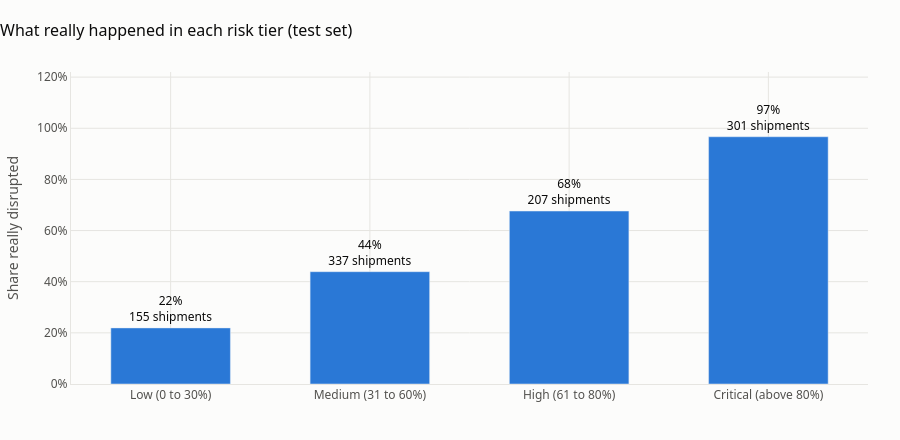

Write notebook code for a chart like this one.
### Markdown cell above
## 5. Risk tiers and the rule of thumb, on the test set

Two checks from notebook 04 are repeated here on shipments the model has never seen.

**Do the tiers still mean what they say?**

### Code cell
tier = pd.cut(p_test, bins=TIER_EDGES, labels=TIER_NAMES, right=False)
tiers = pd.DataFrame({"disrupted": truth}).groupby(tier, observed=False).agg(
    shipments=("disrupted", "size"), disrupted=("disrupted", "sum"), disruption_rate=("disrupted", "mean"))
tiers["share_of_all_disruptions"] = tiers["disrupted"] / tiers["disrupted"].sum()

fig = go.Figure(go.Bar(
    x=tiers.index.astype(str), y=tiers["disruption_rate"], marker_color=BLUE,
    text=[f"{r:.0%}<br>{n:,} shipments" for r, n in zip(tiers["disruption_rate"], tiers["shipments"])],
    textposition="outside", textfont=dict(color=INK), cliponaxis=False,
    hovertemplate="%{x}<br>Really disrupted: %{y:.1%}<extra></extra>",
))
fig.update_yaxes(title_text="Share really disrupted", tickformat=".0%", range=[0, 1.22])
style(fig, "What really happened in each risk tier (test set)", height=440)
fig.update_layout(bargap=0.4)
fig.show()

tiers.style.format({"disruption_rate": "{:.1%}", "share_of_all_disruptions": "{:.1%}"})

### Figure 1 — Plotly figure (JSON) as saved in the notebook; plotly's stock layout.template omitted (floating-point values rounded to 4 significant figures)
{"data": [{"cliponaxis": false, "hovertemplate": "%{x}<br>Really disrupted: %{y:.1%}<extra></extra>", "marker": {"color": "#2a78d6"}, "text": ["22%<br>155 shipments", "44%<br>337 shipments", "68%<br>207 shipments", "97%<br>301 shipments"], "textfont": {"color": "#0b0b0b"}, "textposition": "outside", "type": "bar", "x": ["Low (0 to 30%)", "Medium (31 to 60%)", "High (61 to 80%)", "Critical (above 80%)"], "y": [0.2194, 0.4392, 0.6763, 0.9668]}], "layout": {"bargap": 0.4, "font": {"color": "#52514e", "family": "Segoe UI, Arial, sans-serif", "size": 12}, "height": 440, "hoverlabel": {"bgcolor": "white", "font": {"color": "#0b0b0b"}}, "margin": {"b": 56, "l": 64, "r": 32, "t": 72}, "paper_bgcolor": "#fcfcfb", "plot_bgcolor": "#fcfcfb", "title": {"font": {"color": "#0b0b0b", "size": 16}, "text": "What really happened in each risk tier (test set)", "x": 0, "xanchor": "left"}, "xaxis": {"gridcolor": "#e6e5e1", "linecolor": "#e6e5e1", "zeroline": false}, "yaxis": {"gridcolor": "#e6e5e1", "linecolor": "#e6e5e1", "range": [0, 1.22], "tickformat": ".0%", "title": {"text": "Share really disrupted"}, "zeroline": false}}}
